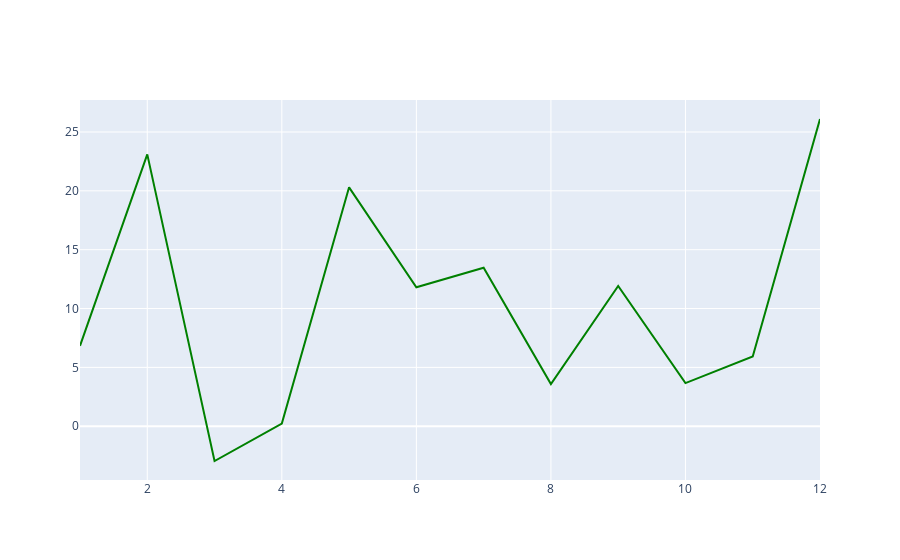

Notebook source saved alongside this figure:
### Code cell
fig = go.Figure(data = go.Scatter(x = line_data['Month'],
                                 y = line_data['ArrDelay'],
                                 mode = 'lines',
                                 marker = dict(color = 'green')
                                 )
               )
fig.show()

### Figure 1 — Plotly figure (JSON) as saved in the notebook; plotly's stock layout.template omitted (floating-point values rounded to 4 significant figures)
{"data": [{"marker": {"color": "green"}, "mode": "lines", "type": "scatter", "x": [1, 2, 3, 4, 5, 6, 7, 8, 9, 10, 11, 12], "y": [6.827, 23.1, -2.955, 0.225, 20.3, 11.8, 13.47, 3.583, 11.92, 3.667, 5.925, 26.1]}], "layout": {}}
